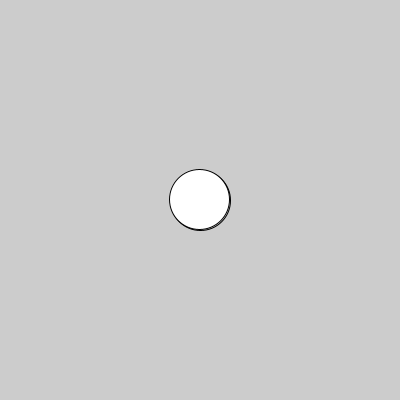
Frame 1 (no input)
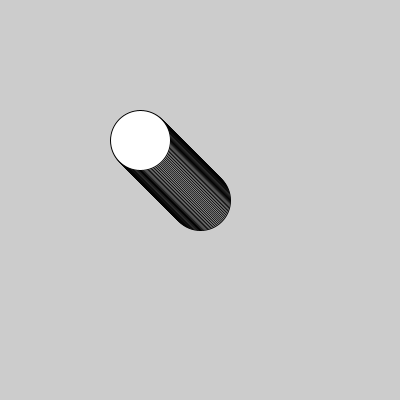
Frame 60 (the mouse pressed at the canvas centre just before this capture)
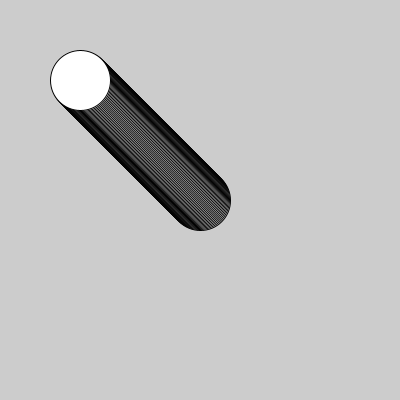
Frame 120 (the mouse held since frame 60 and released just before this capture)

The Processing sketch that drew these frames (run headless with seeded random() and noise(); from frame 60 on, the mouse is pressed at the canvas centre):

// Processing sketch: travelling_circle_1
// ── travelling_circle_1.pde
float x;
float y;

void setup(){
  size(400,400);
  x = 200 ;
  y = 200;
  ellipse(x,y,60,60);
}

void draw(){
  x = x - 1;
  y = y - 1;
  ellipse(x,y,60,60);
}
